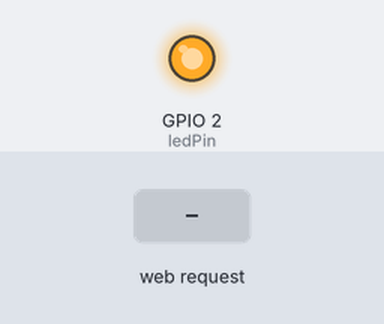
A program run on a simulated ESP8266 (NodeMCU). Shown: output pins drawn as LEDs (lit = HIGH). Inputs (shaded band) come from the test bench. WiFi joins after 1.5 s; servers stay silent unless stated; what the program prints to the serial monitor is not drawn.

Above: at 2.7 s.
2.8 s: HTTP request GET /on received
At 3.2 s:
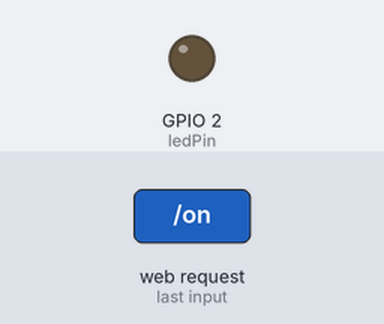
4.3 s: HTTP request GET /off received
At 5.5 s:
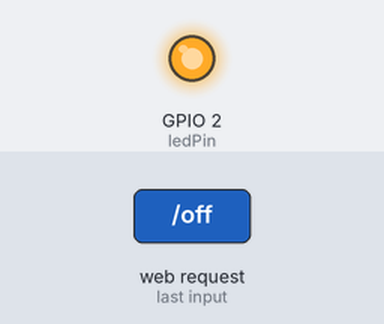
Timing chart, 0 to 7.3 s (numbered marks = the images above; inputs shaded):
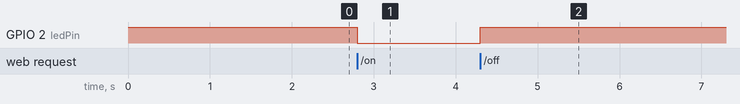

Measured:
- after the input at 2.8 s, GPIO 2 (ledPin): HIGH → LOW at once
- after the input at 4.3 s, GPIO 2 (ledPin): LOW → HIGH at once

The program:

main.cpp
```cpp
#include <ESP8266WebServer.h>
#include <ESP8266WiFi.h>

// =========================================================================
// CONFIGURAÇÕES WI-FI: Substitua pelos dados da sua rede (2.4 GHz)
// =========================================================================
const char *ssid = "Iphone de Santana"; // Nome da rede Wi-Fi
const char *password = "lucaslindo20";  // Senha da rede Wi-Fi

ESP8266WebServer server(80);

// LED interno do NodeMCU (geralmente GPIO2 = D4 no ESP-12E / NodeMCU)
const int ledPin = LED_BUILTIN;

void handleRoot() {
  String html = "<!DOCTYPE html><html><head><meta charset='UTF-8'>";
  html +=
      "<meta name='viewport' content='width=device-width, initial-scale=1.0'>";
  html += "<title>Controle do LED</title></head>";
  html += "<body style='text-align:center; font-family:Arial, sans-serif; "
          "margin-top:50px;'>";
  html += "<h1>Controle do LED interno</h1>";
  html += "<p><a href='/on'><button style='font-size:20px; padding:12px 28px; "
          "margin:10px; cursor:pointer;'>Ligar</button></a></p>";
  html += "<p><a href='/off'><button style='font-size:20px; padding:12px 28px; "
          "margin:10px; cursor:pointer;'>Desligar</button></a></p>";
  html += "</body></html>";
  server.send(200, "text/html", html);
}

void handleOn() {
  digitalWrite(ledPin,
               LOW); // LOW liga o LED interno (lógica invertida no NodeMCU)
  server.sendHeader("Location", "/");
  server.send(303);
}

void handleOff() {
  digitalWrite(ledPin, HIGH); // HIGH desliga o LED interno
  server.sendHeader("Location", "/");
  server.send(303);
}

void setup() {
  pinMode(ledPin, OUTPUT);
  digitalWrite(ledPin, HIGH); // Começa desligado

  Serial.begin(115200);
  WiFi.begin(ssid, password);
  Serial.print("Conectando ao WiFi");

  while (WiFi.status() != WL_CONNECTED) {
    delay(500);
    Serial.print(".");
  }

  Serial.println();
  Serial.print("Conectado! IP: ");
  Serial.println(WiFi.localIP());

  server.on("/", handleRoot);
  server.on("/on", handleOn);
  server.on("/off", handleOff);

  server.begin();
  Serial.println("Servidor web iniciado!");
}

void loop() { server.handleClient(); }
```
